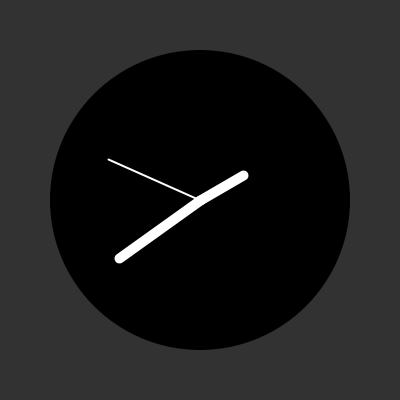
Frame 1 (no input)
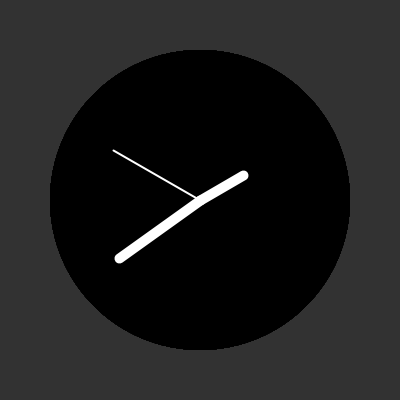
Frame 60 (the mouse pressed at the canvas centre just before this capture)
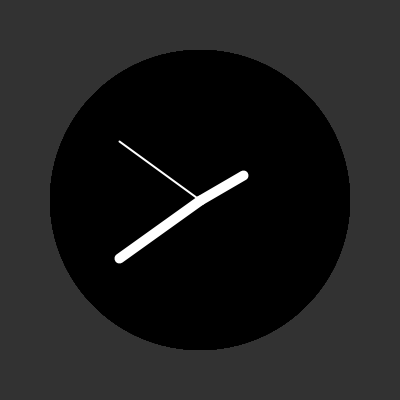
Frame 120 (the mouse held since frame 60 and released just before this capture)

The Processing sketch that drew these frames (run headless with seeded random() and noise(); from frame 60 on, the mouse is pressed at the canvas centre):

// Processing sketch: processing_96485
// ── processing_96485.pde

int hour;
int minute;
int second;
int mouseXX;
int mouseYY;

void setup () {
  size (400, 400);
  background (50);
}

void draw() {
  second = second ();
  minute = minute ();
  hour = hour ();

  fill (0);
  noStroke();
  ellipse (width/2, height/2, 300, 300);
  noFill();

  translate (width/2, height/2);

  stroke(255);
  strokeWeight(10);

  pushMatrix();
  rotate(radians (30*hour));
  line(0, 0, 0, -50);
  popMatrix();

  pushMatrix();
  rotate(radians (6*minute));
  line(0, 0, 0, -100);
  popMatrix(); 

  strokeWeight(2);
  pushMatrix();
  rotate(radians (6*second));
  line(0, 0, 0, -100);
  popMatrix();
}

void mouseDragged() {
  mouseXX = mouseX;
  map(mouseXX, 0, 400, 0, 23);
  hour = mouseXX;
  
  mouseYY = mouseY;
  map(mouseYY, 0, 400, 0, 59);
  minute = mouseYY;
}
